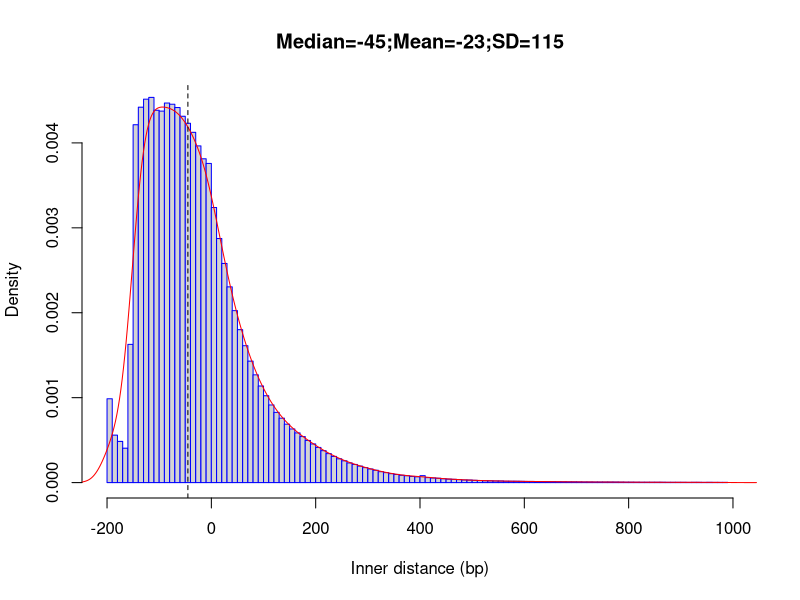

Write R code to recreate this figure.
png("/rds/user/is460/hpc-work/muscle-rnaseq/ezbamqc/output/figs/srpk3_wt_ttnb_wt_6.inner_distance_plot.png",width=500,height=500,units="px")
fragsize=rep(c(-195,-185,-175,-165,-155,-145,-135,-125,-115,-105,-95,-85,-75,-65,-55,-45,-35,-25,-15,-5,5,15,25,35,45,55,65,75,85,95,105,115,125,135,145,155,165,175,185,195,205,215,225,235,245,255,265,275,285,295,305,315,325,335,345,355,365,375,385,395,405,415,425,435,445,455,465,475,485,495,505,515,525,535,545,555,565,575,585,595,605,615,625,635,645,655,665,675,685,695,705,715,725,735,745,755,765,775,785,795,805,815,825,835,845,855,865,875,885,895,905,915,925,935,945,955,965,975,985),times=c(189488,107263,93128,77775,312460,808843,848552,866690,870644,841607,839715,857957,855208,847763,827974,812156,791692,761060,731900,721377,621800,551693,495293,442377,388693,345666,309451,274532,243570,218357,196348,175485,158732,145654,132046,121198,112324,104015,95321,87364,79492,72208,65438,59220,53762,49293,44407,41026,37279,33830,30834,27950,24622,22543,20157,18411,16552,15514,13954,13009,15657,11209,10427,9828,8669,7822,7402,6731,5912,5715,5080,4663,4212,4025,3676,3564,3103,3046,2972,2900,2593,2509,2432,2274,2135,2086,1880,1813,1719,1626,1538,1328,1307,1245,1272,1167,1234,1210,994,934,954,840,783,799,733,751,724,619,620,617,624,533,557,544,515,563,518,475,447))
frag_sd = round(sd(fragsize),digits=0)
frag_mean = round(mean(fragsize),digits=0)
frag_median = round(median(fragsize),digits=0)
hist(fragsize,probability=T,breaks=120,xlim=c(-200,1000),xlab="Inner distance (bp)",main=paste(c("Median=",frag_median,";","Mean=",frag_mean,";","SD=",frag_sd),collapse=""),border="blue")
lines(density(fragsize,bw=20),col='red')
abline(v=frag_median,lty=2)
dev.state = dev.off()
